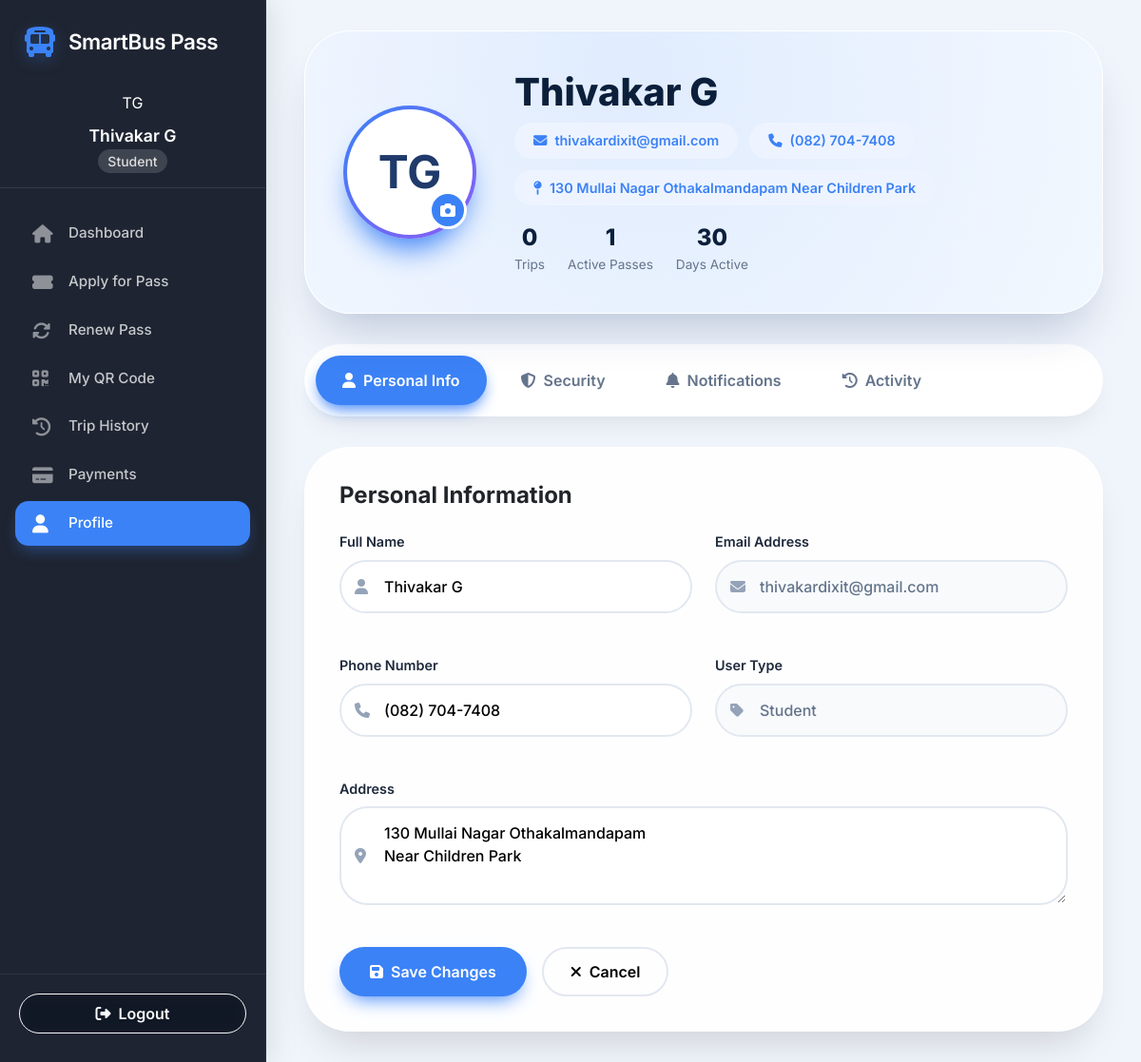
The page /profile (signed in) on the database its author committed.
### database.py (models this page shows)
class User(UserMixin, db.Model):
    id = db.Column(db.Integer, primary_key=True)
    username = db.Column(db.String(80), unique=True, nullable=False)
    email = db.Column(db.String(120), unique=True, nullable=False)
    password = db.Column(db.String(200), nullable=False)
    full_name = db.Column(db.String(100), nullable=False)
    phone = db.Column(db.String(20), nullable=False)
    address = db.Column(db.String(200))
    user_type = db.Column(db.String(20), nullable=False)  # student, professional, senior
    created_at = db.Column(db.DateTime, default=datetime.utcnow)
    passes = db.relationship('BusPass', backref='user', lazy=True)
    trips = db.relationship('Trip', backref='user', lazy=True)
    payments = db.relationship('Payment', backref='user', lazy=True)

### app.py (the view, shortened to what this page needs)
@app.route('/profile', methods=['GET', 'POST'])
@login_required
def profile():
    return render_template('profile.html')

### app.py (called while the page is built, shortened)
@login_manager.user_loader
def load_user(user_id):
    return User.query.get(int(user_id))

@app.context_processor
def inject_now():
    return {'now': datetime.utcnow()}

@app.context_processor
def inject_admin_context():
    if not session.get('is_admin'):
        return {}

### templates/profile.html (shortened to what this page needs)
<!DOCTYPE html>
<html lang="en">
<head>
    <link href="https://cdn.jsdelivr.net/npm/bootstrap@5.3.0/dist/css/bootstrap.min.css" rel="stylesheet">
    <link rel="stylesheet" href="https://cdnjs.cloudflare.com/ajax/libs/font-awesome/6.4.0/css/all.min.css">
</head>
<body>
    {% set display_name = current_user.full_name or current_user.username or 'User' %}
    {% set name_parts = display_name.split() %}
    {% if name_parts|length > 1 %}
        {% set user_initials = (name_parts[0][0] ~ name_parts[-1][0])|upper %}
    {% else %}
        {% set user_initials = (name_parts[0][:2])|upper %}
    {% endif %}
    <div class="dashboard-container">
        <div class="sidebar">
            <div class="sidebar-header"><i class="fas fa-bus fa-2x"></i><h4>SmartBus Pass</h4></div>
            <div class="user-info">
                <div class="sidebar-initials">{{ user_initials }}</div>
                <h6>{{ current_user.full_name }}</h6><small>{{ current_user.user_type|title }}</small>
            </div>
            <nav class="sidebar-nav">
                <a href="{{ url_for('dashboard') }}" class="nav-link"><i class="fas fa-home"></i><span>Dashboard</span></a>
                <a href="{{ url_for('apply_pass') }}" class="nav-link"><i class="fas fa-ticket-alt"></i><span>Apply for Pass</span></a>
                <a href="{{ url_for('renew_pass_page') }}" class="nav-link"><i class="fas fa-sync-alt"></i><span>Renew Pass</span></a>
                <a href="{{ url_for('qr_verification') }}" class="nav-link"><i class="fas fa-qrcode"></i><span>My QR Code</span></a>
                <a href="{{ url_for('trip_history') }}" class="nav-link"><i class="fas fa-history"></i><span>Trip History</span></a>
                <a href="{{ url_for('payment') }}" class="nav-link"><i class="fas fa-credit-card"></i><span>Payments</span></a>
                <a href="{{ url_for('profile') }}" class="nav-link active"><i class="fas fa-user"></i><span>Profile</span></a>
            </nav>
            <div class="sidebar-footer">
                <a href="{{ url_for('logout') }}" class="btn btn-outline-light w-100"><i class="fas fa-sign-out-alt me-2"></i><span>Logout</span></a>
            </div>
        </div>
        <div class="main-content">
            <div class="profile-container">
                <div class="profile-header-modern">
                    <div class="avatar-section">
                        <div class="avatar-ring">
                            <div class="avatar-content" id="avatarPreview">
                                {{ user_initials }}
                            </div>
                        </div>
                        <div class="avatar-upload-modern" onclick="document.getElementById('avatarInput').click()">
                            <i class="fas fa-camera"></i>
                        </div>
                    </div>
                    <div class="user-info-modern">
                        <h2>{{ current_user.full_name or current_user.username }}</h2>
                        <div class="user-badges">
                            <span class="badge-modern"><i class="fas fa-envelope me-2"></i>{{ current_user.email }}</span>
                            <span class="badge-modern"><i class="fas fa-phone me-2"></i>{{ current_user.phone or 'Add phone' }}</span>
                            <span class="badge-modern"><i class="fas fa-map-pin me-2"></i>{{ current_user.address or 'Add address' }}</span>
                        </div>
                        <div class="user-stats">
                            <div class="stat-item">
                                <div class="stat-value">{{ total_trips or '0' }}</div>
                                <div class="stat-label">Trips</div>
                            </div>
                            <div class="stat-item">
                                <div class="stat-value">{{ total_passes or '1' }}</div>
                                <div class="stat-label">Active Passes</div>
                            </div>
                            <div class="stat-item">
                                <div class="stat-value">{{ member_days or '30' }}</div>
                                <div class="stat-label">Days Active</div>
                            </div>
                        </div>
                    </div>
                </div>
                <div class="tabs-modern" id="modernTabs">
                    <button class="tab-modern active" onclick="switchTab('personal')">
                        <i class="fas fa-user"></i> Personal Info
                    </button>
                    <button class="tab-modern" onclick="switchTab('security')">
                        <i class="fas fa-shield-alt"></i> Security
                    </button>
                    <button class="tab-modern" onclick="switchTab('notifications')">
                        <i class="fas fa-bell"></i> Notifications
                    </button>
                    <button class="tab-modern" onclick="switchTab('activity')">
                        <i class="fas fa-history"></i> Activity
                    </button>
                </div>
                <div id="personalTab" class="content-card" style="display: block;">
                    <h4 class="fw-bold mb-4">Personal Information</h4>
                    <form method="POST" action="{{ url_for('profile') }}">
                        <div class="form-grid">
                            <div class="form-group-modern">
                                <label>Full Name</label>
                                <div class="input-wrapper-modern">
                                    <i class="fas fa-user input-icon-modern"></i>
                                    <input type="text" class="form-control-modern" name="full_name" value="{{ current_user.full_name or current_user.username }}">
                                </div>
                            </div>
                            <div class="form-group-modern">
                                <label>Email Address</label>
                                <div class="input-wrapper-modern">
                                    <i class="fas fa-envelope input-icon-modern"></i>
                                    <input type="email" class="form-control-modern" value="{{ current_user.email }}" disabled>
                                </div>
                            </div>
                            <div class="form-group-modern">
                                <label>Phone Number</label>
                                <div class="input-wrapper-modern">
                                    <i class="fas fa-phone input-icon-modern"></i>
                                    <input type="tel" class="form-control-modern" name="phone" value="{{ current_user.phone or '' }}">
                                </div>
                            </div>
                            <div class="form-group-modern">
                                <label>User Type</label>
                                <div class="input-wrapper-modern">
                                    <i class="fas fa-tag input-icon-modern"></i>
                                    <input type="text" class="form-control-modern" value="{{ current_user.user_type|title }}" disabled>
                                </div>
                            </div>
                            <div class="form-group-modern" style="grid-column: span 2;">
                                <label>Address</label>
                                <div class="input-wrapper-modern">
                                    <i class="fas fa-map-marker-alt input-icon-modern"></i>
                                    <textarea class="form-control-modern" name="address" rows="3">{{ current_user.address or '' }}</textarea>
                                </div>
                            </div>
                        </div>
                        <div class="d-flex gap-3 mt-4">
                            <button type="submit" class="btn-modern-primary">
                                <i class="fas fa-save me-2"></i>Save Changes
                            </button>
                            <button type="button" class="btn-modern-outline">
                                <i class="fas fa-times me-2"></i>Cancel
                            </button>
                        </div>
                    </form>
                </div>
            </div>
        </div>
    </div>
</body>
</html>

### rows shown on the page
User: full_name "Thivakar G", user_type "Student", email "thivakardixit@gmail.com", phone "(082) 704-7408", address "130 Mullai Nagar Othakalmandapam Near Children Park"

### other values the page prints
{{ user_initials }} "TG"
{{ total_trips or '0' }} "0"
{{ total_passes or '1' }} "1"
{{ member_days or '30' }} "30"
